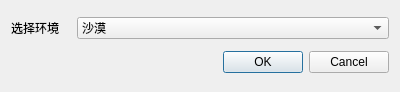
<?xml version="1.0" encoding="UTF-8"?>
<ui version="4.0">
 <class>setEnvironmentDialog</class>
 <widget class="QDialog" name="setEnvironmentDialog">
  <property name="geometry">
   <rect>
    <x>0</x>
    <y>0</y>
    <width>400</width>
    <height>92</height>
   </rect>
  </property>
  <property name="windowTitle">
   <string>Dialog</string>
  </property>
  <layout class="QVBoxLayout" name="verticalLayout">
   <item>
    <layout class="QHBoxLayout" name="horizontalLayout">
     <item>
      <widget class="QLabel" name="label">
       <property name="maximumSize">
        <size>
         <width>60</width>
         <height>16777215</height>
        </size>
       </property>
       <property name="text">
        <string>选择环境</string>
       </property>
      </widget>
     </item>
     <item>
      <widget class="QComboBox" name="comboBox">
       <item>
        <property name="text">
         <string>沙漠</string>
        </property>
       </item>
       <item>
        <property name="text">
         <string>工厂</string>
        </property>
       </item>
       <item>
        <property name="text">
         <string>恐怖</string>
        </property>
       </item>
       <item>
        <property name="text">
         <string>生化实验室</string>
        </property>
       </item>
      </widget>
     </item>
    </layout>
   </item>
   <item>
    <widget class="QDialogButtonBox" name="buttonBox">
     <property name="orientation">
      <enum>Qt::Horizontal</enum>
     </property>
     <property name="standardButtons">
      <set>QDialogButtonBox::Cancel|QDialogButtonBox::Ok</set>
     </property>
    </widget>
   </item>
  </layout>
 </widget>
 <resources/>
 <connections>
  <connection>
   <sender>buttonBox</sender>
   <signal>accepted()</signal>
   <receiver>setEnvironmentDialog</receiver>
   <slot>accept()</slot>
   <hints>
    <hint type="sourcelabel">
     <x>248</x>
     <y>254</y>
    </hint>
    <hint type="destinationlabel">
     <x>157</x>
     <y>274</y>
    </hint>
   </hints>
  </connection>
  <connection>
   <sender>buttonBox</sender>
   <signal>rejected()</signal>
   <receiver>setEnvironmentDialog</receiver>
   <slot>reject()</slot>
   <hints>
    <hint type="sourcelabel">
     <x>316</x>
     <y>260</y>
    </hint>
    <hint type="destinationlabel">
     <x>286</x>
     <y>274</y>
    </hint>
   </hints>
  </connection>
 </connections>
</ui>
